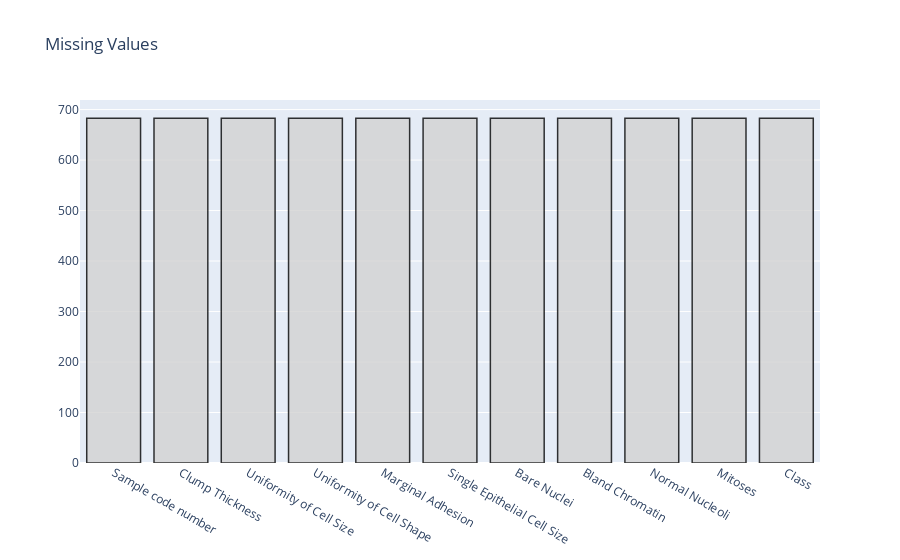

Notebook source saved alongside this figure:
### Code cell
#We need to check if there are any missing values in the dataset that we have loaded
#This phase is called the data cleansing phase
null_feat = pd.DataFrame(len(data['Sample code number']) - data.isnull().sum(), columns = ['Count'])

trace = go.Bar(x = null_feat.index, y = null_feat['Count'] ,opacity = 0.8, marker=dict(color = 'lightgrey',
        line=dict(color='#000000',width=1.5)))

layout = dict(title =  "Missing Values")
                    
fig = dict(data = [trace], layout=layout)
py.iplot(fig)

### Figure 1 — Plotly figure (JSON) as saved in the notebook; plotly's stock layout.template omitted (floating-point values rounded to 4 significant figures)
{"data": [{"marker": {"color": "lightgrey", "line": {"color": "#000000", "width": 1.5}}, "opacity": 0.8, "type": "bar", "x": ["Sample code number", "Clump Thickness", "Uniformity of Cell Size", "Uniformity of Cell Shape", "Marginal Adhesion", "Single Epithelial Cell Size", "Bare Nuclei", "Bland Chromatin", "Normal Nucleoli", "Mitoses", "Class"], "y": [683, 683, 683, 683, 683, 683, 683, 683, 683, 683, 683]}], "layout": {"title": {"text": "Missing Values"}}}
